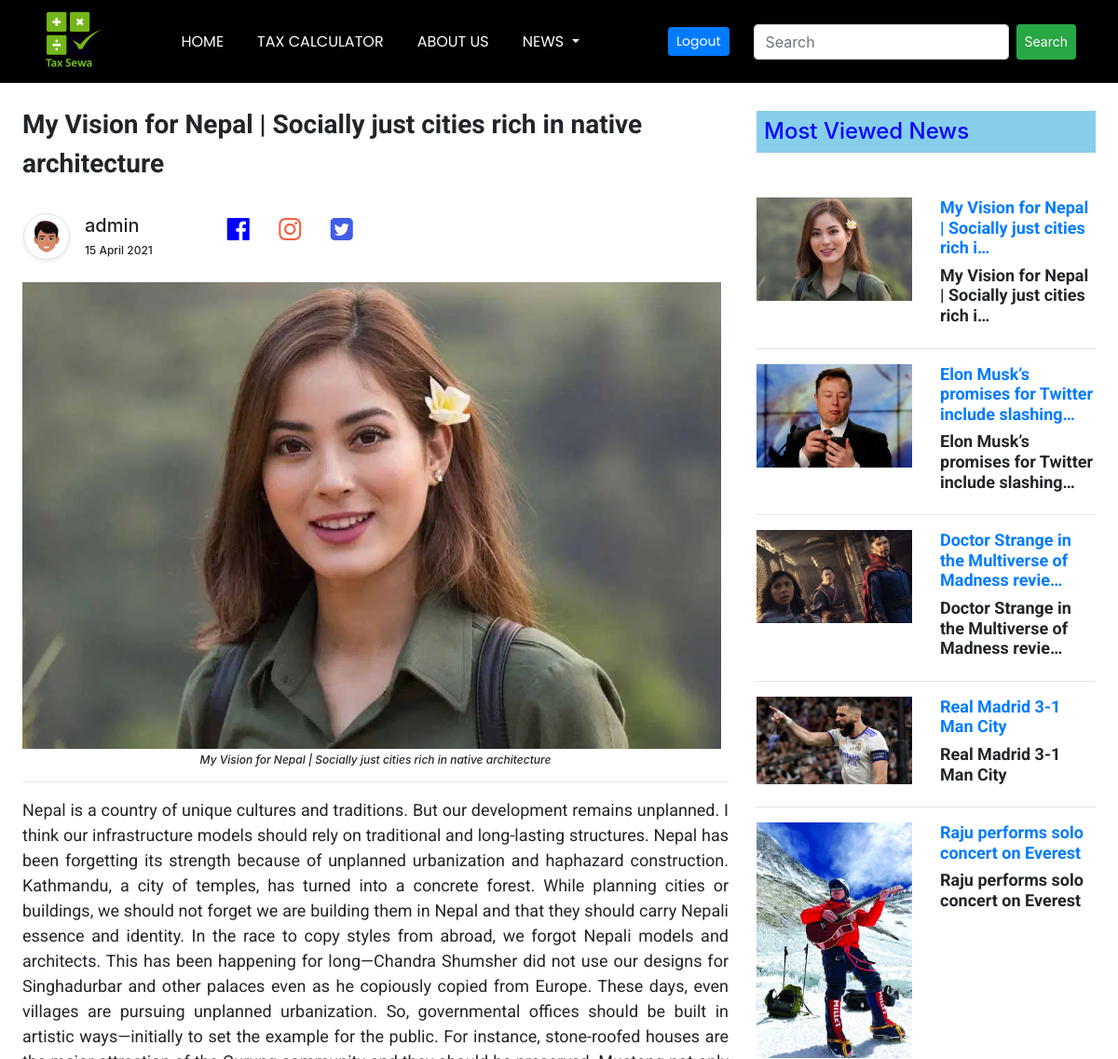
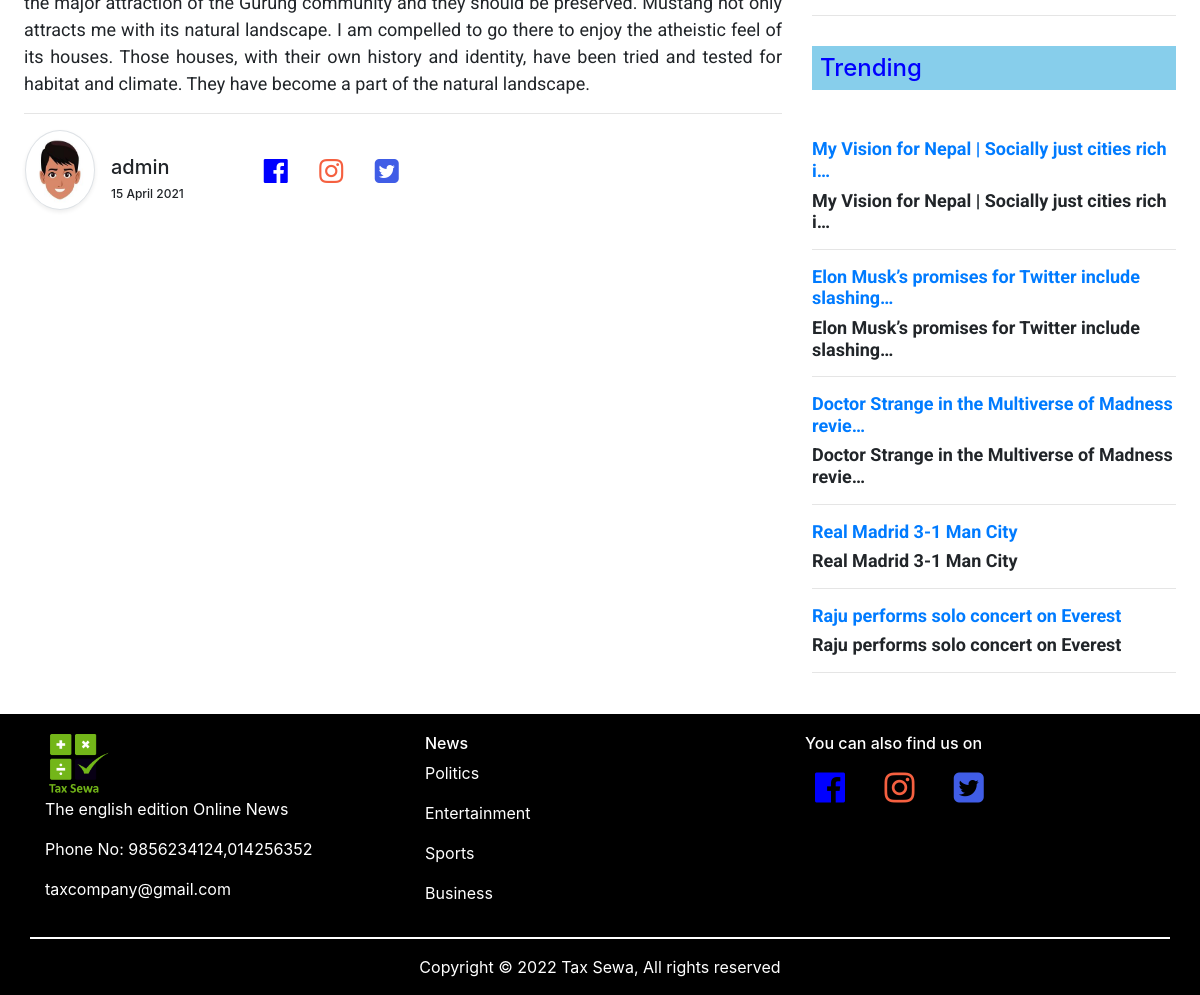
Screenshot of /article/17 with the database file from the repository (2 pictures, top to bottom).
### loginapp/models.py (models this page shows, shortened)
class Post(models.Model):
    title = models.TextField(max_length=None)
    header_image = models.ImageField(
        null=True, blank=True, upload_to="loginapp\static\Images")
    body = models.TextField(max_length=None)
    category = models.CharField(max_length=255, default='Politics')

### loginapp/views.py (the view)
# urls.py: path('article/<int:pk>', Detail_Article_View.as_view(), name="article-detail"),
class Detail_Article_View(DetailView):
    model = Post
    template_name = 'loginapp/Html file/blog.html'
    def get_context_data(self, *args, **kwargs):
        context = super(Detail_Article_View,
                        self).get_context_data(*args, **kwargs)
        context['posts'] = Post.objects.all()
        return context

### loginapp/templates/loginapp/Html file/blog.html (shortened to what this page needs)
{% load static %}
<html>
    <head>
        <link rel="stylesheet" type="text/css" href="{% static 'css/Blog.css' %}">
        <link rel="stylesheet" href="https://maxcdn.bootstrapcdn.com/bootstrap/4.5.2/css/bootstrap.min.css">
        <link rel="stylesheet" href="https://cdnjs.cloudflare.com/ajax/libs/font-awesome/4.7.0/css/font-awesome.min.css">
    </head>
    <body>
      <div class="header">
        <nav class="navbar navbar-expand-md navbar-dark navigation">
          <div class="container">
            <a
              href="{% url 'home' %}"
              class="navbar-brand text-warning font-weight-bold"
            >
              <img class="navbar-logo" src="{% static 'Images/logopng.png' %}" />
            </a>
            <div class="collapse navbar-collapse text-center" id="collapsenavbar">
              <ul class="navbar-nav ml-auto mr-auto">
                <li class="nav-item">
                  <a href="{% url 'home' %}" class="nav-link text-white">HOME</a>
                </li>
                <li class="nav-item">
                  <a href="{% url 'Tax_calculator' %}" class="nav-link text-white"
                    >TAX CALCULATOR</a>
                <li class="nav-item">
                  <a href="{% url 'about' %}" class="nav-link text-white">ABOUT US</a>
                </li>
                <li class="nav-item dropdown">
                  <a
                    class="nav-link dropdown-toggle"
                    href="#"
                    id="navbarDropdown"
                    role="button"
                    data-toggle="dropdown"
                    style="color: white"
                  >
                    NEWS
                  </a>
                </li>
                </li>
              </ul>
              <a href="{% url 'logout' %}" class="nav-link text-white">
                <button type="button" class="btn btn-primary btn-sm">
                  Logout
                </button>
              </a>
              <div class="search">
                <form class="d-flex" action="{% url 'search' %}">
                  <input
                    class="form-control"
                    type="search"
                    name="search"
                    placeholder="Search"
                    aria-label="Search"
                  />
                  <button class="btn btn-success btn-sm ml-2" type="submit">
                    Search
                  </button>
                </form>
              </div>
            </div>
          </div>
        </nav>
      </div>
        <div class = "news-body">
            <div class="news_container px-4">
                <div class="row">
                    <div class="col-lg-8 mt-4" id= news_portal>
                        <h3 class="news_title">{{ post.title }}</h3>
                        <div class="row">
                                <img src="{% static 'Images/boy.jpg' %}" alt="..." width="50" height="50" class="mr-3 my-4 rounded-circle img-thumbnail shadow-sm" style="margin-left: 16px;">
                                <div>
                                    <h5 class="author_name">admin</h5>
                                    <h6 style="font-size: 12px;">15 April 2021</h6>
                                </div>
                                <div  class= "icons">
                                    <a href = "https://www.facebook.com/News24nepal.tv" target="_blank">
                                      <i class="fa fa-facebook-official" style="color: blue;"></i>
                                    </a>
                                    <a href="https://www.instagram.com/ekantipur_news/" target="_blank">
                                    <i class="fa fa-instagram" style="color:#F56040;;"></i>
                                    </a>
                                    <a href="twitter.com/rsnpj">
                                    <i class="fa fa-twitter-square"  style="color: #405DE6;" target="_blank"></i></a>
                                </div>
                        </div>
                        {% if post.header_image %}
                        <img src="{{ post.header_image.url }}" class="img">
                        {% else %}
                        <img src="{% static 'Images/icon-image.png' %}" class="img">
                        {% endif %}
                        <h5 style="font-style: italic; font-size: 12px; text-align: center; margin-top: 5px;">{{ post.title }}</h5>
                        <hr>
                        <p class="news_body">{{ post.body }}</p>
                        <hr>
                        <div class="row">
                            <img src="{% static 'Images/boy.jpg' %}" alt="..." width="70" height="50" class="mr-3 rounded-circle img-thumbnail shadow-sm" style="margin-left: 16px;">
                            <div>
                                <h5 class="author_name">admin</h5>
                                <h6 style="font-size: 12px;">15 April 2021</h6>
                            </div>
                            <div  class= "icons">
                              <a href = "https://www.facebook.com/News24nepal.tv" target="_blank">
                                <i class="fa fa-facebook-official" style="color: blue;"></i>
                              </a>
                              <a href="https://www.instagram.com/ekantipur_news/" target="_blank">
                              <i class="fa fa-instagram" style="color:#F56040;;"></i>
                              </a>
                              <a href="twitter.com/rsnpj" target="_blank">
                              <i class="fa fa-twitter-square"  style="color: #405DE6;"></i></a>
                            </div>
                        </div>
                        <div class="row">
                                <div style="padding: 5%; width:100%" class="comment-section" id="disqus_thread"></div>
                        </div>
                    </div>
                    <div class="col-lg-4" id="most_viewed_news">
                      <h4 class="viewed_news px-2 py-2 mb-5">Most Viewed News</h4>
                      {% for post in posts %}
                      {% if forloop.counter < 6  %}
                      <div class="row">
                        <div class="col-lg-6">
                          {% if post.header_image %}
                          <img
                            src="{{ post.header_image.url }}"
                            class="news_image"
                          />
                          {% else %}
                          <img
                            src="{% static 'Images/icon-image.png' %}"
                            class="news_image"
                            alt="..."
                          />
                          {% endif %}
                        </div>
                        <div class="col-lg-6">
                          <a href="{% url 'article-detail' post.pk %}"><h5 style="font-family: Roboto; font-size: 18px; font-weight: bold;">{{ post.title|truncatechars:50 }}</h5></a>
                          <h5 style="font-family: Roboto; font-size: 18px; font-weight: bold;">{{ post.title|truncatechars:50 }}</h5>
                        </div>
                      </div>
                      <hr>
                      {% endif %}
                      {% endfor %}
                      <h4 class="viewed_news px-2 py-2 mb-5">Trending</h4>
                      {% for post in posts %}
                      {% if forloop.counter < 6  %}
                      <a href="{% url 'article-detail' post.pk %}"><h5 style="font-family: Roboto; font-size: 18px; font-weight: bold;">{{ post.title|truncatechars:50 }}</h5></a>
                      <h5 style="font-family: Roboto; font-size: 18px; font-weight: bold;">{{ post.title|truncatechars:50 }}</h5>
                      <hr>
                      {% endif %}
                      {% endfor %}
                  </div>
                </div>
            </div>
            <div class="footer" style="margin-top: 25px; background-color: black; color: white;">
              <div class="container">
                <div class="row">
                  <div class="col-lg-4 footer-content">
                  <img src="{% static 'Images/logopng.png' %}" class="navbar-logo" />
                  <p>The english edition Online News</p>
                  <p>Phone No: 9856234124,014256352</p>
                  <p>taxcompany@gmail.com</p>
                </div>
                <div class="col-lg-4 footer-content">
                  <h6>News</h6>
                  <a href="{% url 'politics' %}" style="color: white; text-decoration: none;"><p>Politics</p></a>
                  <a href="{% url 'entertainment' %}" style="color: white; text-decoration: none;"><p>Entertainment</p></a>
                  <a href="{% url 'sports' %}" style="color: white; text-decoration: none;"><p>Sports</p></a>
                  <a href="{% url 'business' %}" style="color: white; text-decoration: none;"><p>Business</p></a>
                </div>
                <div class="col-lg-4 footer-content">
                  <h6>You can also find us on</h6>
                  <div style="font-size: 35px; margin-left: 10px">
                    <a href = "https://www.facebook.com/News24nepal.tv" target="_blank">
                      <i class="fa fa-facebook-official" style="color: blue;"></i>
                    </a>
                    <a href="https://www.instagram.com/ekantipur_news/" target="_blank">
                    <i class="fa fa-instagram" style="color:#F56040;;"></i>
                    </a>
                    <a href="twitter.com/rsnpj" target="_blank">
                    <i class="fa fa-twitter-square"  style="color: #405DE6;"></i></a>
                  </div>
                </div>
                <hr class="mb-3" style="background-color: white; border: 1px solid white; width: 100%; margin-left: 0; margin-right: 0;">
                <div style="background-color: black; color: white; width: 100%">
                  <p style="text-align: center">
                    Copyright &copy; 2022 Tax Sewa, All rights reserved
                  </p>
                </div>
              </div>
              </div>
              </div>
        </div>
    </body>
</html>

### loginapp/static/css/Blog.css (style rules this page uses)
* { margin:0; padding: 0; }
.navigation { background-color:black; }
.navbar-logo { margin-left: 4px; cursor: pointer; width: 60px; margin-top: 0rem; }
.nav-link { font-family: Poppins; margin: 10px; font-size: 16px; }
.news_title { font-family: Roboto; font-weight: bold; font-size: 28px; line-height: 1.5; }
.img { width: 99%; }
.author_name { margin-top: 25px; font-style: 12px; }
.icons { font-size: 28px; margin-left: 5rem; margin-top: 20px; }
.news_body { font-family: Roboto; font-size: 18px; font-weight: normal; text-align: justify; margin-top: 5px; }
.viewed_news { background-color: skyblue; color: blue; margin-top: 30px; }
.news_image { width: 100%; }
.footer { background-color: black; color: white; }
.footer-content { margin-top: 20px; }

### rows the page displays
Post: title "My Vision for Nepal | Socially just cities rich in native architecture", header_image (picture), body "Nepal is a country of unique cultures and traditions. But our development remains unplanned. I think our infrastructure models should rely on traditional and long-lasting structures. Nepal has been forgetting its strength because of unplanned urbanization and haphazard construction. Kathmandu, a city of temples, has turned into a concrete forest. While planning cities or buildings, we should not forget we are building them in Nepal and that they should carry Nepali essence and identity. In the race to copy styles from abroad, we forgot Nepali models and architects. This has been happening for long—Chandra Shumsher did not use our designs for Singhadurbar and other palaces even as he…", title "My Vision for Nepal | Socially just cities rich i…"
Post: header_image (picture), title "Elon Musk’s promises for Twitter include slashing…"
Post: header_image (picture), title "Doctor Strange in the Multiverse of Madness revie…"
Post: header_image (picture), title "Real Madrid 3-1 Man City"
Post: header_image (picture), title "Raju performs solo concert on Everest"
